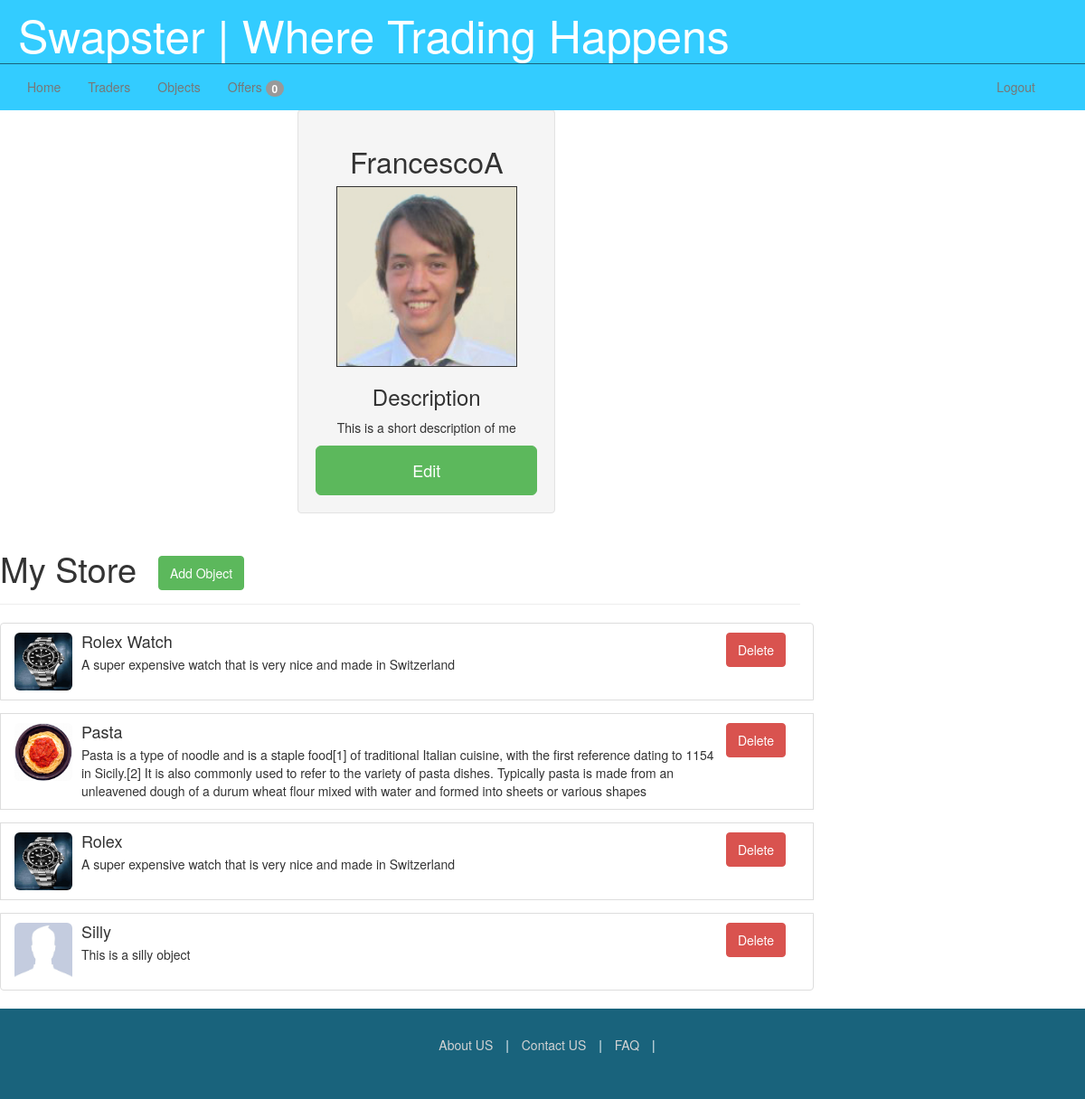
Before: /traders/profile/ (signed in) with the older database file.
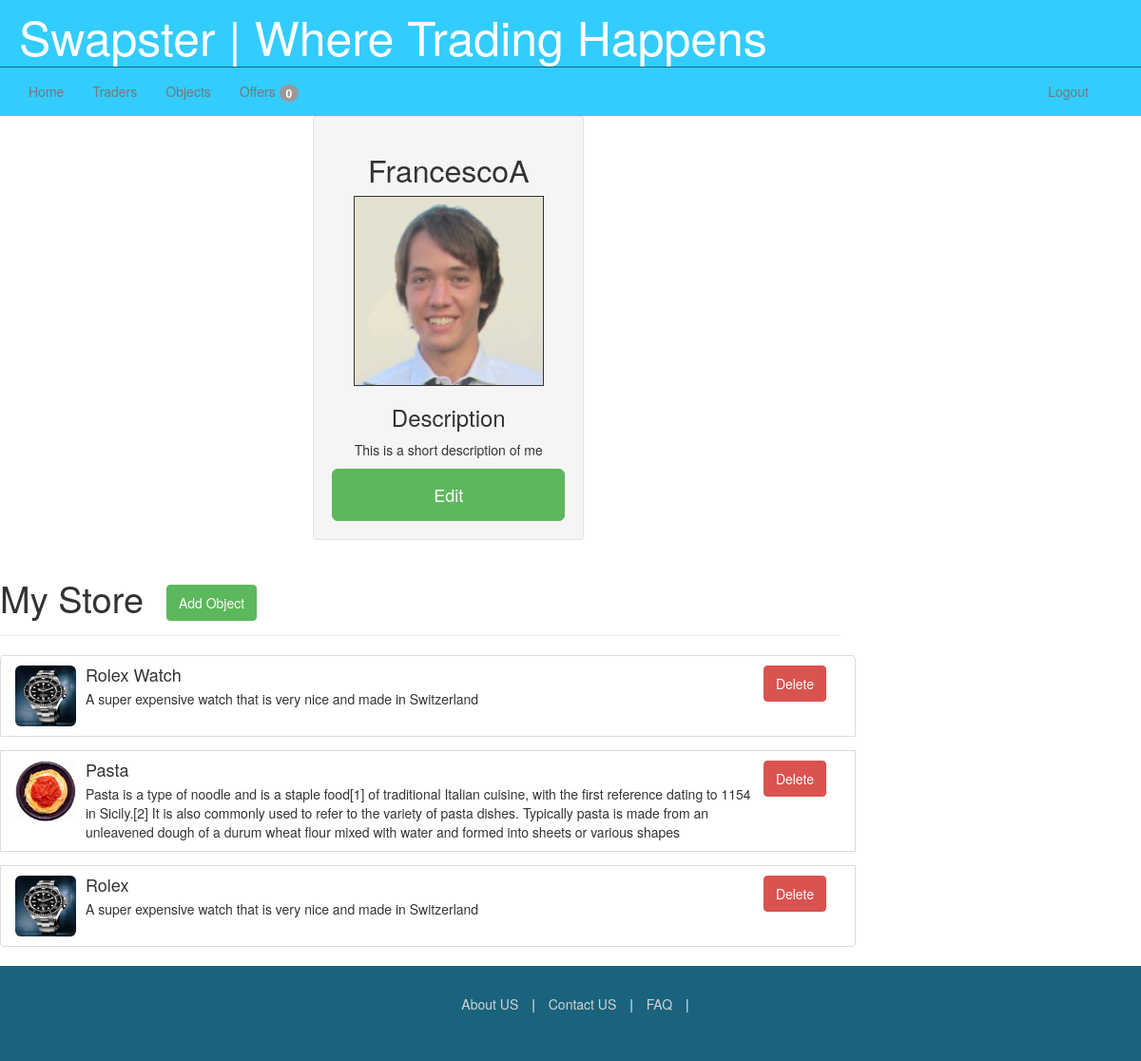
After: the same page with the newer database file.
### objects/models.py (models this page shows, shortened)
class Object(models.Model):
	owner = models.ForeignKey(settings.AUTH_USER_MODEL, related_name="item")
	name = models.CharField(max_length=30)
	summary = models.CharField(max_length=500)
	description = models.TextField(blank=True)
	image = models.ImageField(upload_to="objects/")
	date_created = models.DateTimeField(auto_now=True)
	def __unicode__(self):  # Python 3: def __str__(self):
		return self.name

### trader/views.py (the view, shortened to what this page needs)
class UpdateTraderView(UpdateView):
    model = Trader
    template_name = 'trader/user_profile.html'
    form_class = TraderForm
    success_url = '/traders/profile'
    def get_object(self, queryset=None):
        return self.request.user
    def get_context_data(self, **kwargs):
        context = super(UpdateTraderView, self).get_context_data(**kwargs)
        items = Object.objects.filter(owner=self.request.user)
        context['items'] = items
        return context

### trader/models.py (called while the page is built)
	def image_url(self):
		if self.image:
			return self.image.url
		else:
			return "http://s7.postimg.org/5q3jk5cm3/default.jpg"

	def request_count(self):
		return Offer.objects.filter(receiver=self).count()

### templates/trader/user_profile.html (shortened to what this page needs)
{% extends 'trader/profile.html' %}
{% block additional_profile %}
<button data-toggle="modal" href="#edit-user" class="btn btn-large btn-success btn-block">Edit</button>
{% endblock %}
{% block additional_store_header %}
	<a href="/objects/add"><button id="add-object" class="btn btn-success"> Add Object </button></a>
{% endblock %}
{% block delete_button %}
	<a href="{% url 'delete_object' item.id %}" class="btn btn-danger pull-right">Delete</a>
{% endblock %}

### templates/trader/profile.html (shortened to what this page needs)
{% extends 'swapster/base.html' %}
{% block content %}
<div class="row">
	<div class="col-3 profile">
		<div class='well'>
			<h2> {{ user.username }}</h2>
			<img class="profile-pic" src="{{ user.image_url }}"/>
			<h3> Description </h3>
			<p> {{ user.bio }}</p>
			{% block additional_profile %}{% endblock %}
		</div>
	</div>
	<div class="col-9">
		<div class="row">
			<h1 class="store-header">{{ user.store_title }} </h1>
			{% block additional_store_header %}
			{% endblock %}
		</div>
		<hr>
		<div class="row">
			{% block profile_content %}
			<div class="list-group">
			{% for item in items %}
				<div class="media list-group-item">
					<a class="pull-left detail-trigger" name="{{ item|safe }}" owner="{{ item.owner.username }}">
					<img class="media-object img-rounded object-icon-medium" src="{{ item.image.url }}"/>
					</a>
					{% block delete_button %}
					{% endblock %}
					<div class="media-body">
						<h4 class="media-heading">
						{{ item.name }}
						</h4>
						{{ item.summary }}
					</div>
				</div>
			{% endfor %}
			</div>
			{% endblock %}
		</div>
	</div>
</div>
{% endblock %}

Changed rows visible on the page:
removed Object: image (placeholder picture), name "Silly", summary "This is a silly object"
